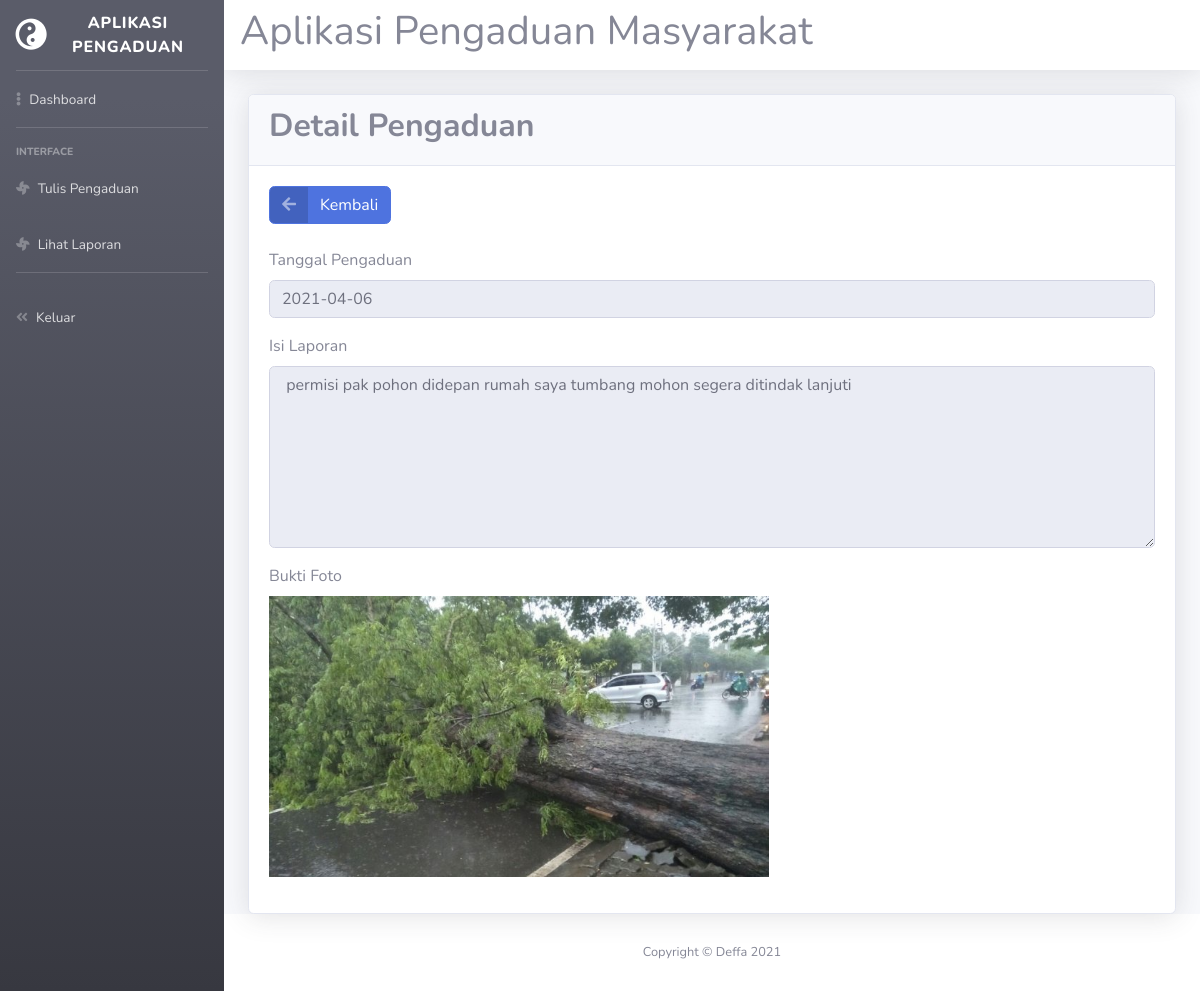
/masyarakat.php?url=detail_pengaduan&id=14 (signed in), run on the app's committed database.
### tables this page shows
CREATE TABLE `pengaduan` (
  `id_pengaduan` int(11) NOT NULL,
  `tgl_pengaduan` date NOT NULL,
  `nik` varchar(16) NOT NULL,
  `nama` varchar(35) NOT NULL,
  `isi_laporan` text NOT NULL,
  `foto` varchar(255) NOT NULL,
  `status` enum('0','proses','selesai') NOT NULL
);

### detail_pengaduan.php (the view, shortened to what this page needs)
<!DOCTYPE html>
<html lang="en">
<head>
  <link href="vendor/fontawesome-free/css/all.min.css" rel="stylesheet" type="text/css">
  <link href="css/sb-admin-2.min.css" rel="stylesheet">
</head>
<body id="page-top">
<div class="card shadow">
  <div class="card-header">
    <h2><b>Detail Pengaduan</b></h2>
  </div>
  <div class="card-body">
  <div class="form group cols-sm-6">
    <a href="?url=lihat_pengaduan" class="btn btn-primary btn-icon-split">
    <span class="icon text-white-50">
    <i class="fas fa-arrow-left"></i>
    </span>
    <span class="text">Kembali</span>
  </a>
</div>
    <form action="" method="post" class="form-horizontal" enctype="multipart/form-data">
      <?php
      require 'koneksi.php';
      $sql=mysqli_query($con,"select * from pengaduan where id_pengaduan='$_GET[id]'");
      $data=mysqli_fetch_array($sql);
      if ($sql)
      {
        ?>
        <br>
      <div class="form-group cols-sm-6">
        <label>Tanggal Pengaduan</label>
        <input type="text" name="tgl_pengaduan" value="<?php echo $data['tgl_pengaduan']; ?>" class="form-control" readonly></div>
        <div class="form-group cols-sm-6">
        <label>Isi Laporan</label>
        <textarea class="form-control" rows="7" name="isi_laporan" readonly="">
 <?php echo $data['isi_laporan']; ?>
        </textarea>
      </div>
       <div class="form-group cols-sm-6">
        <label>Bukti Foto</label>
        <div>
        <img src="foto/<?php echo $data['foto']; ?>" width=500>
      </div>
      </div>
      <?php } ?>
    </form>
  </div>
</div>
</body>
</html>

### data on the page
pengaduan: tgl_pengaduan "2021-04-06", isi_laporan "permisi pak pohon didepan rumah saya tumbang mohon segera ditindak lanjuti", foto (picture)
